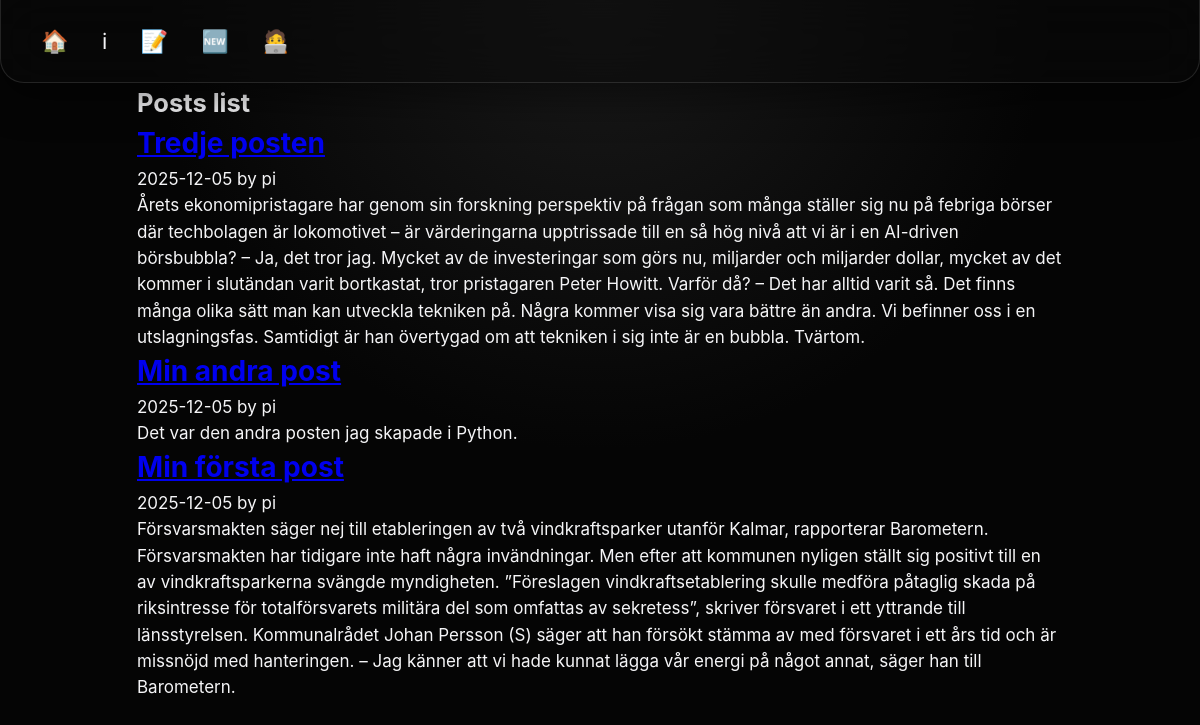
The app's page /posts/, older data.
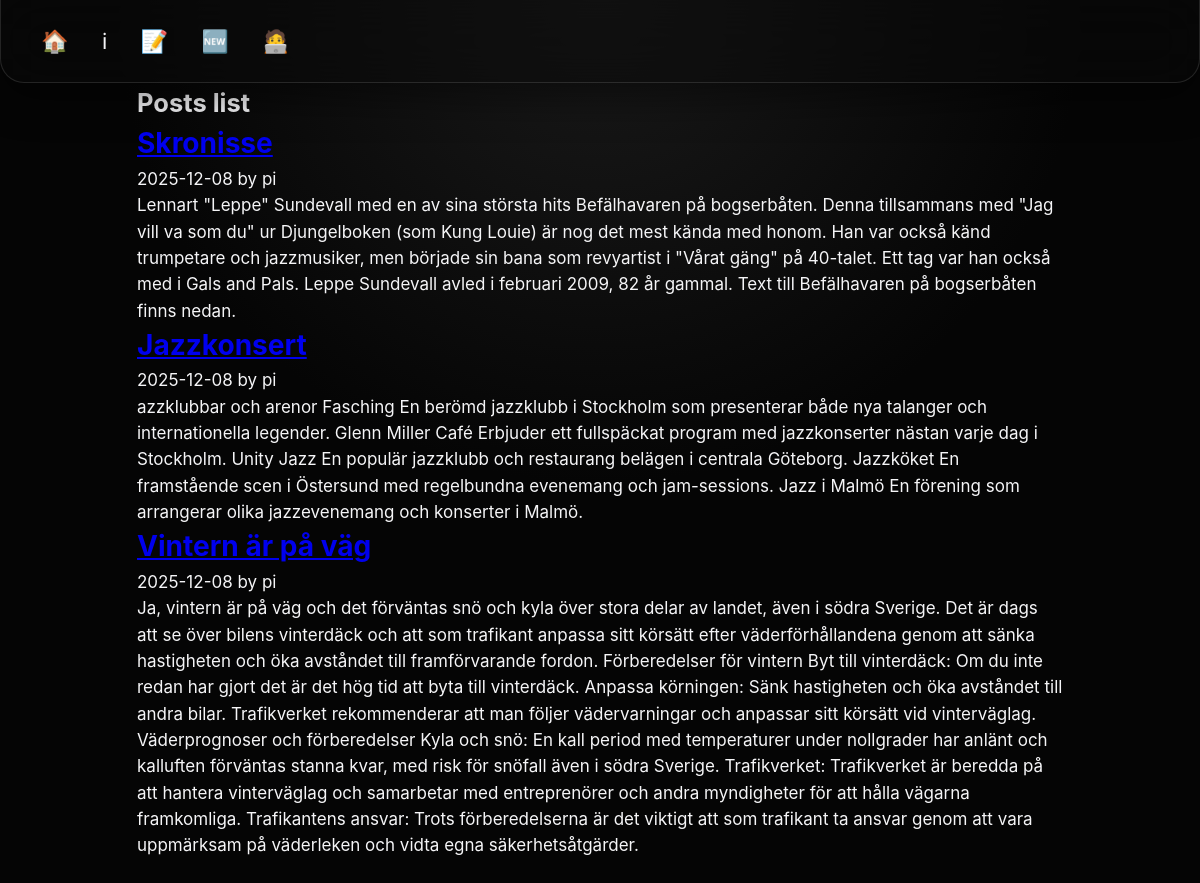
The same page, newer data.
### posts/models.py (models this page shows, shortened)
class Post(models.Model):
    title = models.CharField(max_length=200)
    body = models.TextField()
    slug = models.SlugField()
    date = models.DateTimeField(auto_now_add=True)
    banner = models.ImageField(default='fallback.png', blank=True)
    author = models.ForeignKey(User, on_delete=models.CASCADE, default=None)

### posts/views.py (the view)
# urls.py: path('', views.posts_lists, name='list'),
def posts_lists(request):
    posts = Post.objects.all().order_by("-date")
    return render(request, "posts/posts_lists.html", {"posts": posts})

### posts/templates/posts/posts_lists.html (shortened to what this page needs)
{% extends "layout.html" %}
{% block content %}
    <section>
        <h1 class="topheader">Posts list</h1>
        {% for post in posts %}
            <article class="post">
                <h1 class="posttitle">
                    <a href="{% url 'posts:page' slug=post.slug %}">
                        {{ post.title }}
                    </a>
                </h1>
                <p>{{ post.date|date:"Y-m-d" }} by {{ post.author }}</p>
                <p class="body">{{ post.body }}</p>
            </article>
        {% endfor %}
    </section>
{% endblock %}

### templates/layout.html (shortened to what this page needs)
<!DOCTYPE html>
{% load static %}
<html lang="en">
<head>
    <link rel="stylesheet" href="{% static 'css/style.css' %}">
</head>
<body>
    <div class="menu_panel">
        <ul>
            <li><a href="/" title="Hem">🏠 </a></li>
            <li><a href="/about/" title="Om">ℹ </a></li>
            <li><a href="{% url 'posts:list' %}" title="Blog">📝 </a></li>
            {% if user.is_authenticated %}
                <li><a href="{% url 'posts:new-post' %}" title="Nytt inlägg">✏️ </a></li>
                <form class="logout" method="post" action="{% url 'users:logout' %}">
                {% csrf_token %}
                <button type="submit" title="Logout">👋 </button>
                </form>
            {% else %}
                <li><a href="{% url 'users:register' %}" title="Ny användare">🆕 </a></li>
                <li><a href="{% url 'users:login' %}" title="Logga in">🧑‍💻 </a></li>
            {% endif %}
        </ul>
    </div>
    <main>
        {% block content %}{% endblock %}
    </main>
</body>
</html>

### static/css/style.css (style rules this page uses)
*, *::before, *::after { box-sizing: border-box; }
html { font-size: 17px; }
body { margin: 0; min-height: 100vh; font-family: -apple-system, BlinkMacSystemFont, "Segoe UI", sans-serif; font-size: 1rem; line-height: 1.55; background: radial-gradient(circle at top, #1a1a1a, #050505 45%); color: #f5f5f7; display: flex; flex-direction: column; align-items: stretch; }
main { width: 100%; padding: 0 1rem 2rem; max-width: 960px; margin: 0 auto; }
h1, h2, h3, p { margin: 0; }
.menu_panel { width: min(100%, 1200px); position: sticky; top: 0; z-index: 1000; padding: 0.75rem 1.5rem; margin: 0 auto; border-radius: 0 0 24px 24px; background: rgba(10, 10, 10, 0.55); border: 1px solid rgba(255, 255, 255, 0.12); border-top: none; backdrop-filter: blur(25px); -webkit-backdrop-filter: blur(25px); box-shadow: 0 15px 40px rgba(0, 0, 0, 0.45); }
.menu_panel ul { list-style: none; margin: 0; padding: 0; display: flex; align-items: center; gap: 0.25rem; }
.menu_panel a, .menu_panel button { display: block; color: inherit; background: transparent; border: none; text-align: center; padding: 0.65rem 0.85rem; text-decoration: none; font-size: 1.3rem; transition: background 0.3s ease, transform 0.2s ease; cursor: pointer; }
.posttitle { font-size: 1.65rem; font-weight: 700; color: #ff7dd1; }
@media (min-width: 768px) { body { display: flex; flex-direction: column; align-items: center; } }
@media (min-width: 768px) { main { width: 100%; max-width: 960px; } }

Row changes from the older to the newer data that the page shows:
changed Post: title "Tredje posten" → "Skronisse"; date "2025-12-05" → "2025-12-08"; body "Årets ekonomipristagare har genom sin forskning perspektiv på frågan som många ställer sig nu på febriga börser där techbolagen är lokomotivet – är värderingarna upptrissade till en så hög nivå att vi är i en AI-driven börsbubbla? – Ja, det tror jag. Mycket av de investeringar som görs nu, miljarder och miljarder dollar, mycket av det kommer i slutändan varit bortkastat, tror pristagaren Peter Howitt. Varför då? – Det har alltid varit så. Det finns många olika sätt man kan utveckla tekniken på. Några kommer visa sig vara bättre än andra. Vi befinner oss i en utslagningsfas. Samtidigt är han övertygad om att tekniken i sig inte är en bubbla. Tvärtom." → "Lennart \"Leppe\" Sundevall med en av sina största hits Befälhavaren på bogserbåten. Denna tillsammans med \"Jag vill va som du\" ur Djungelboken (som Kung Louie) är nog det mest kända med honom. Han var också känd trumpetare och jazzmusiker, men började sin bana som revyartist i \"Vårat gäng\" på 40-talet. Ett tag var han också med i Gals and Pals. Leppe Sundevall avled i februari 2009, 82 år gammal. Text till Befälhavaren på bogserbåten finns nedan."
changed Post: title "Min andra post" → "Jazzkonsert"; date "2025-12-05" → "2025-12-08"; body "Det var den andra posten jag skapade i Python." → "azzklubbar och arenor Fasching En berömd jazzklubb i Stockholm som presenterar både nya talanger och internationella legender. Glenn Miller Café Erbjuder ett fullspäckat program med jazzkonserter nästan varje dag i Stockholm. Unity Jazz En populär jazzklubb och restaurang belägen i centrala Göteborg. Jazzköket En framstående scen i Östersund med regelbundna evenemang och jam-sessions. Jazz i Malmö En förening som arrangerar olika jazzevenemang och konserter i Malmö."
changed Post: title "Min första post" → "Vintern är på väg"; date "2025-12-05" → "2025-12-08"; body "Försvarsmakten säger nej till etableringen av två vindkraftsparker utanför Kalmar, rapporterar Barometern. Försvarsmakten har tidigare inte haft några invändningar. Men efter att kommunen nyligen ställt sig positivt till en av vindkraftsparkerna svängde myndigheten. ”Föreslagen vindkraftsetablering skulle medföra påtaglig skada på riksintresse för totalförsvarets militära del som omfattas av sekretess”, skriver försvaret i ett yttrande till länsstyrelsen. Kommunalrådet Johan Persson (S) säger att han försökt stämma av med försvaret i ett års tid och är missnöjd med hanteringen. – Jag känner att vi hade kunnat lägga vår energi på något annat, säger han till Barometern." → "Ja, vintern är på väg och det förväntas snö och kyla över stora delar av landet, även i södra Sverige. Det är dags att se över bilens vinterdäck och att som trafikant anpassa sitt körsätt efter väderförhållandena genom att sänka hastigheten och öka avståndet till framförvarande fordon. Förberedelser för vintern Byt till vinterdäck: Om du inte redan har gjort det är det hög tid att byta till vinterdäck. Anpassa körningen: Sänk hastigheten och öka avståndet till andra bilar. Trafikverket rekommenderar att man följer vädervarningar och anpassar sitt körsätt vid vinterväglag. Väderprognoser och förberedelser Kyla och snö: En kall period med temperaturer under nollgrader har anlänt och kalluften…"
